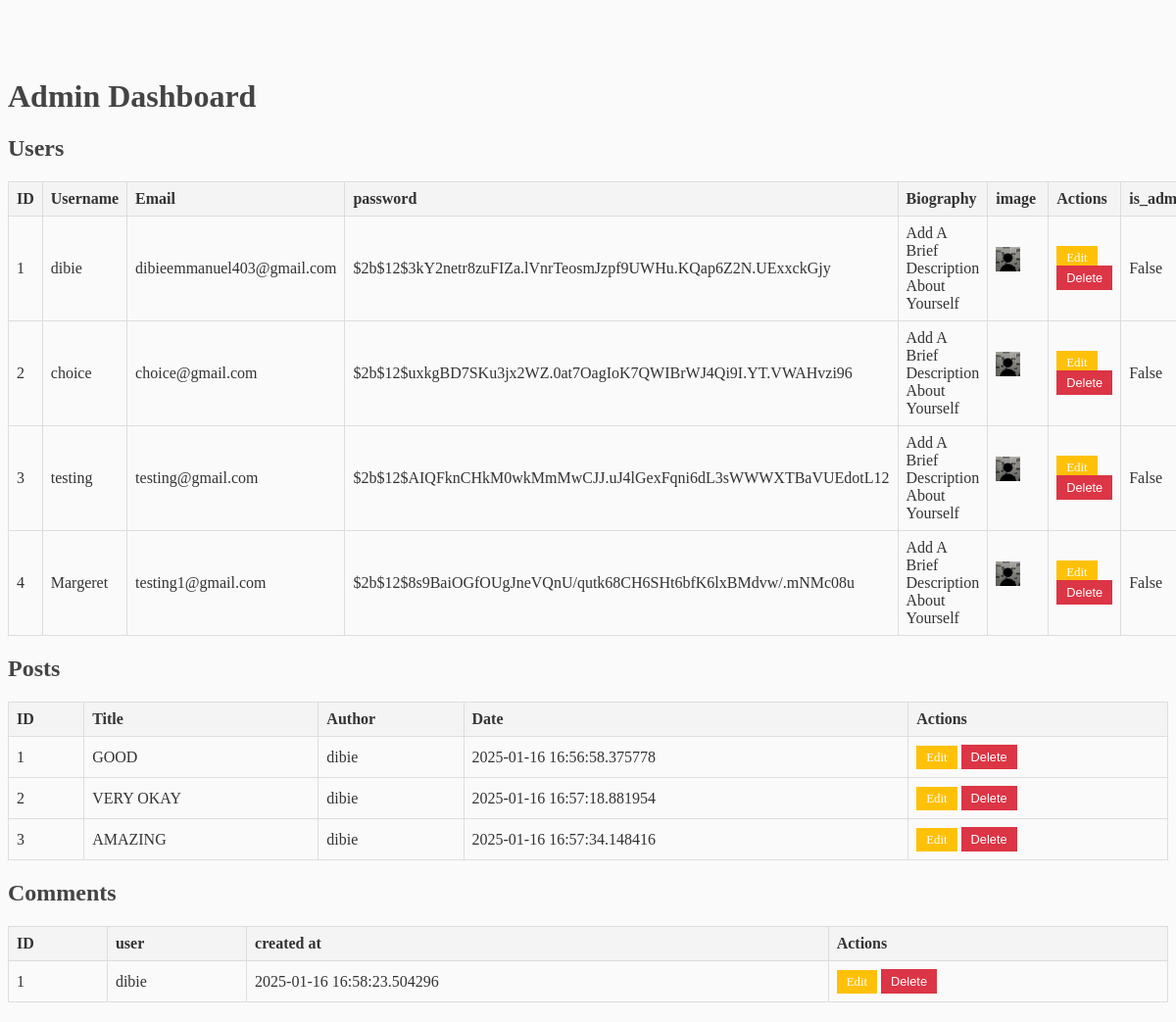
The page /admin (signed in) on the database its author committed.
### flaskblog/models.py (models this page shows, shortened)
class User(db.Model, UserMixin):
    id = db.Column(db.Integer, primary_key=True)
    username = db.Column(db.String(20), nullable=False, unique=True)
    email = db.Column(db.String(120), nullable=False, unique=True)
    image_file = db.Column(db.String(20), nullable=False, default='default.jpg')
    password = db.Column(db.String(60), nullable=False)
    posts = db.relationship('Post', backref='author', lazy=True)
    is_admin = db.Column(db.Boolean, nullable=False,default=False)
    Biography= db.Column(db.Text, nullable=False,default='Add A Brief Description About Yourself')

class Post(db.Model):
    id = db.Column(db.Integer, primary_key=True)
    title = db.Column(db.String(100), nullable=False)
    content = db.Column(db.Text, nullable=False)
    date = db.Column(db.DateTime, nullable=False, default=datetime.utcnow)
    user_id = db.Column(db.Integer, db.ForeignKey('user.id'), nullable=False)
    is_admin = db.Column(db.Boolean, nullable=False,default=False)
    image = db.Column(db.String(20), nullable=True)

class Comment(db.Model):
    id = db.Column(db.Integer, primary_key=True)
    content = db.Column(db.String(500), nullable=False)
    user_id = db.Column(db.Integer, db.ForeignKey('user.id'), nullable=False)
    post_id = db.Column(db.Integer, db.ForeignKey('post.id'), nullable=False)
    created_at = db.Column(db.DateTime, default=datetime.utcnow)
    user = db.relationship('User', backref=db.backref('comments', lazy=True))
    post = db.relationship('Post', backref=db.backref('comments', lazy='dynamic'))

### flaskblog/routes.py (the view)
@app.route('/admin', methods=['GET', 'POST'])
@login_required
def admin_page():
    posts = Post.query.all()  # Fetch all posts
    users = User.query.all()  # Fetch all users
    comments=Comment.query.all()
    if current_user.email != 'dibieemmanuel403@gmail.com':  # Ensure the user is an admin
        flash("You are not authorized to access this page.", "danger")
        return redirect(url_for('home'))  # Redirect unauthorized users to home
    return render_template('admin.html', users=users, posts=posts,comments=comments)

### flaskblog/models.py (called while the page is built)
@login_manager.user_loader
def load_user(user_id):
    return User.query.get(int(user_id))

### flaskblog/templates/Admin.html (shortened to what this page needs)
<!DOCTYPE html>
<html lang="en">
<head>
    <link rel="stylesheet" href="{{ url_for('static', filename='main.css') }}">
</head>
<body>
    <div class="container">
        <h1 class="text-center text-primary">Admin Dashboard</h1>
        <h2 class="mt-5">Users</h2>
        <table class="table table-bordered">
            <thead>
                <tr>
                    <th>ID</th>
                    <th>Username</th>
                    <th>Email</th>
                    <th>password</th>
                    <th>Biography</th>
                    <th>image</th>
                    <th>Actions</th>
                    <th>is_admin</th>
                </tr>
            </thead>
            <tbody>
                {% for user in users %}
                <tr>
                    <td>{{ user.id }}</td>
                    <td>{{ user.username }}</td>
                    <td>{{ user.email }}</td>
                    <td>{{ user.password }}</td>
                    <td>{{ user.Biography }}</td>
                    <td><img class="rounded-circle border account-img2 border-primary"
                     src="{{ url_for('static', filename='profile_pics/' + user.image_file) }}"> </td>
                    <td>
                        <a href="{{ url_for('edit_user', user_id=user.id) }}" class="btn11 btn-warning btn-sm">Edit</a>
                        <form action="{{ url_for('delete_user', user_id=user.id) }}" method="POST" style="display:inline;">
                            <button type="submit" class="btn11 btn-danger btn-sm">Delete</button>
                        </form>
                    </td>
                    <td>{{ user.is_admin }}</td>
                </tr>
                {% endfor %}
            </tbody>
        </table>
        <h2 class="mt-5">Posts</h2>
        <table class="table table-bordered">
            <thead>
                <tr>
                    <th>ID</th>
                    <th>Title</th>
                    <th>Author</th>
                    <th>Date</th>
                    <th>Actions</th>
                </tr>
            </thead>
            <tbody>
                {% for post in posts %}
                <tr>
                    <td>{{ post.id }}</td>
                    <td>{{ post.title }}</td>
                    <td>{{ post.author.username }}</td>
                    <td>{{ post.date }}</td>
                    <td>
                        <a href="{{ url_for('edit_post', post_id=post.id) }}" class="btn11 btn-warning btn-sm">Edit</a>
                        <form action="{{ url_for('delete_post', post_id=post.id) }}" method="POST" style="display:inline;">
                            <button type="submit" class="btn11 btn-danger btn-sm">Delete</button>
                        </form>
                    </td>
                </tr>
                {% endfor %}
            </tbody>
        </table>
        <h2 class="mt-5">Comments</h2>
        <table class="table table-bordered">
            <thead>
                <tr>
                    <th>ID</th>
                    <th>user</th>
                    <th>created at</th>
                    <th>Actions</th>
                </tr>
            </thead>
            <tbody>
                {% for comment in comments %}
                <tr>
                    <td>{{ comment.id }}</td>
                    <td>{{ comment.user.username }}</td>
                    <td>{{ comment.created_at }}</td>
                    <td>
                        <a class="btn11 btn-warning btn-sm">Edit</a>
                        <form action="{{ url_for('delete_comment_admin', comment_id=comment.id) }}" method="POST" style="display:inline;">
                            <button type="submit" class="btn11 btn-danger btn-sm">Delete</button>
                        </form>
                    </td>
                </tr>
               {% endfor %}
            </tbody>
        </table>
    </div>
</body>
</html>

### flaskblog/static/main.css (style rules this page uses)
body { background: #fafafa; color: #333333; margin-top: 5rem; }
h1, h2, h3, h4, h5, h6 { color: #444444; }
.account-img2 { height: 25px; width: 25px; margin-right: 20px; margin-bottom: 16px; }
.table { width: 100%; margin-bottom: 20px; border-collapse: collapse; }
.table th, .table td { border: 1px solid #ddd; padding: 8px; text-align: left; }
.table th { background-color: #f4f4f4; }
.btn11 { text-decoration: none; padding: 5px 10px; color: #fff; border: none; cursor: pointer; }
.btn-warning { background-color: #ffc107; }
.btn-danger { background-color: #dc3545; }
.btn-sm { font-size: 0.8rem; }

### rows shown on the page
User: id "1", username "dibie", email "dibieemmanuel403@gmail.com", password "$2b$12$3kY2netr8zuFIZa.lVnrTeosmJzpf9UWHu.KQap6Z2N.UExxckGjy", Biography "Add A Brief Description About Yourself", image_file (placeholder picture), is_admin "False"
User: id "2", username "choice", email "choice@gmail.com", password "$2b$12$uxkgBD7SKu3jx2WZ.0at7OagIoK7QWIBrWJ4Qi9I.YT.VWAHvzi96", Biography "Add A Brief Description About Yourself", image_file (placeholder picture), is_admin "False"
User: id "3", username "testing", email "testing@gmail.com", password "$2b$12$AIQFknCHkM0wkMmMwCJJ.uJ4lGexFqni6dL3sWWWXTBaVUEdotL12", Biography "Add A Brief Description About Yourself", image_file (placeholder picture), is_admin "False"
User: id "4", username "Margeret", email "testing1@gmail.com", password "$2b$12$8s9BaiOGfOUgJneVQnU/qutk68CH6SHt6bfK6lxBMdvw/.mNMc08u", Biography "Add A Brief Description About Yourself", image_file (placeholder picture), is_admin "False"
Post: id "1", title "GOOD", author.username "dibie", date "2025-01-16 16:56:58.375778"
Post: id "2", title "VERY OKAY", author.username "dibie", date "2025-01-16 16:57:18.881954"
Post: id "3", title "AMAZING", author.username "dibie", date "2025-01-16 16:57:34.148416"
Comment: id "1", user.username "dibie", created_at "2025-01-16 16:58:23.504296"
